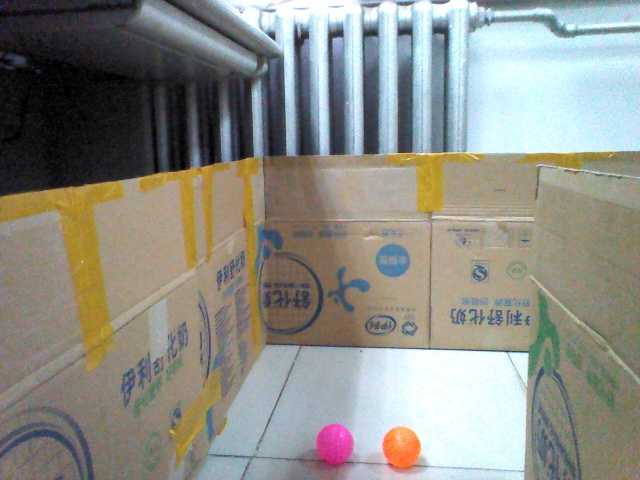
#> input picture stereo_calibration/L4.jpg, 640 x 480 px, found by its file name
$ python balllist.py   (Python 2 division)
#> lines starting #> are read from the running program, lines starting #| are printed output that depends on the picture
### sonar/ball.py
from PIL import Image,ImageFilter
import cv2
import numpy as np
from gaussianblur import MyGaussianBlur # 另一种高斯平滑方式，采用PIL库
from time import time

class Ball():
    def __init__(self, list1):
        tm = time()
        width = 640
        height = 480
        matrix = [[0 for col in range(width)] for row in range(height)]
        imgX = [[[0] for col in range(width)] for row in range(height)]
        tv = 0
        hsv = cv2.cvtColor(list1, cv2.COLOR_BGR2HSV) # 将读入图片由bgr颜色空间转换到hsv
        hsv = hsv.tolist()
        list1 = list1.tolist()
        for hei in range(0, height):
            for w in range(0, width):
                tv += hsv[hei][w][2] / 255. # 求取图片像素点v值之和
        if tv > 210000: # 借由v值之和对于光暗条件加以判断
            threshole = 0.9
        elif tv > 150000:
            threshole = 0.75
        elif tv > 120000:
            threshole = 0.7
        elif tv > 90000:
            threshole = 0.5
        elif tv > 60000:
            threshole = 0.4
        else:
            threshole = 0.35
        for hei in range(0, height):
            for w in range(0, width):
                h, s, v = hsv[hei][w]
                b, g, r = list1[hei][w]
                h *= 2
                s /= 255.
                v /= 255.
                if ((h < 30 and h > 0) or (h > 355) or (h == 0 and r > g)) and s > 0.1: # 对橙色色彩加以识别
                    if v > threshole:
                        matrix[hei][w] = 1
        for hei in range(1, height-1):
            for w in range(1, width-1):
                count = 0
                if matrix[hei][w] == 1:
                    count = (matrix[hei-1][w-1] + matrix[hei-1][w] + matrix[hei-1][w+1]
                        + matrix[hei][w-1] + matrix[hei][w+1]
                        + matrix[hei+1][w-1] + matrix[hei+1][w] + matrix[hei+1][w+1])
                imgX[hei][w][0] = 255 if count >= 5 else 0 # 判断置1点周围是否有5个以上置1点，并重绘
        f = cv2.GaussianBlur(np.array(imgX, np.uint8), (11, 11), 5) # 高斯平滑
        circles = cv2.HoughCircles(f,cv2.HOUGH_GRADIENT,1,5,param1=100,param2=30,minRadius=10,maxRadius=150) # 霍夫圆检测
        count = 0
        self.loc1 = 0
        self.loc2 = 0
        self.ra = 0
        if circles is not None:
            #fimage.save("found.jpg")
            for i in circles[0,:]:
                count += 1
                self.loc1 += i[0]
                self.loc2 += i[1]
                self.ra += i[2]
            self.loc1 = int(self.loc1/count) # 圆心x坐标
            self.loc2 = int(self.loc2/count) # 圆心y坐标
            self.ra = int(self.ra/count) # 半径
            #cv2.circle(result,(self.loc1,self.loc2),self.ra,(0,255,0),1)
            #cv2.circle(result,(self.loc1,self.loc2),2,(0,0,255),3)

    def getLoc(self):
        return (self.loc1, self.loc2) # 返回圆心坐标

    def getR(self): # 返回半径
        return self.ra

    # [15 lines left out: functions max3, min3, not called in this run]

# [5 lines that do not run on import are left out]

### sonar/balllist.py
from PIL import Image,ImageFilter
import cv2
import numpy as np
from gaussianblur import MyGaussianBlur
from ball import Ball

list1 = []
f = Image.open("L4.jpg")
#> f is the input picture: PIL image 640x480 RGB; mean R, G, B 140.9, 141.3, 134
width = f.size[0]
#> width = 640
height = f.size[1]
#> height = 480
matrix = [[0 for col in range(width)] for row in range(height)]

for hei in range(0, height):
    for w in range(0, width):
        pixel = f.getpixel((w, hei))
        matrix[hei][w]=[pixel[2], pixel[1], pixel[0]]
#> after the loop, matrix = 480 items

b = Ball(np.array(matrix, np.uint8))
#> in __init__, `hsv = cv2.cvtColor(list1, cv2.COLOR_BGR2HSV)`: hsv: shape (480, 640, 3); mean H, S, V 63.5, 51.4, 152.9
#> after the loop in __init__, `for hei in range(0, height):`: tv = 184208.1
#> after the loop in __init__, `for hei in range(0, height):`: matrix = 480 items
#> in __init__, `f = cv2.GaussianBlur(np.array(imgX, np.uint8), (11, 11), 5)`:
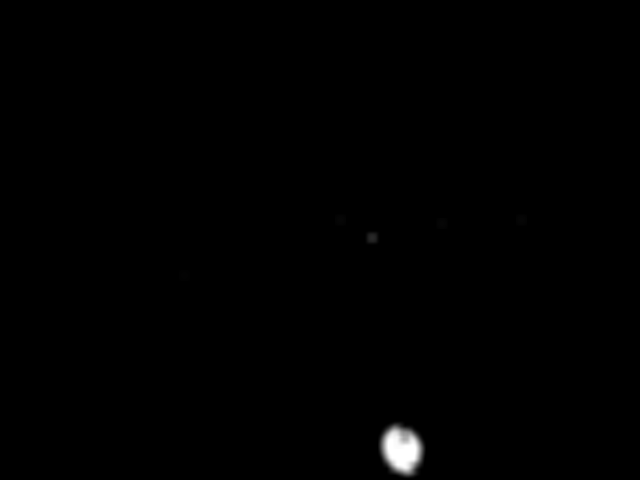
#> f: shape (480, 640); min 0, max 255, mean 1.1
#> in __init__, `circles = cv2.HoughCircles(f,cv2.HOUGH_GRADIENT,1,5,param1=100,param2=..`: circles = None
print b.getLoc(), b.getR()
#| (0, 0) 0

$ run again, with stereo_calibration/L1.jpg copied over stereo_calibration/L4.jpg
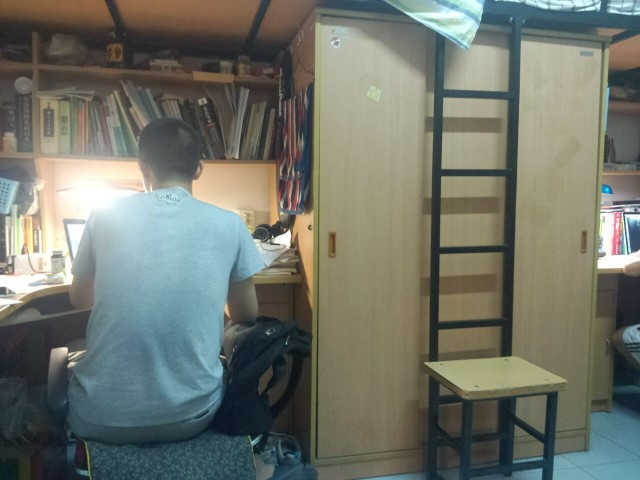
#> input picture stereo_calibration/L1.jpg, 640 x 480 px, found by its file name
#> f is the input picture: PIL image 640x480 RGB; mean R, G, B 112.8, 116.6, 106.8
#> after the loop `for hei in range(0, height):`: matrix = 480 items
#> after the loop in __init__, `for hei in range(0, height):`: tv = 149835.3
#> after the loop in __init__, `for hei in range(0, height):`: matrix = 480 items
#> in __init__, `f = cv2.GaussianBlur(np.array(imgX, np.uint8), (11, 11), 5)`:
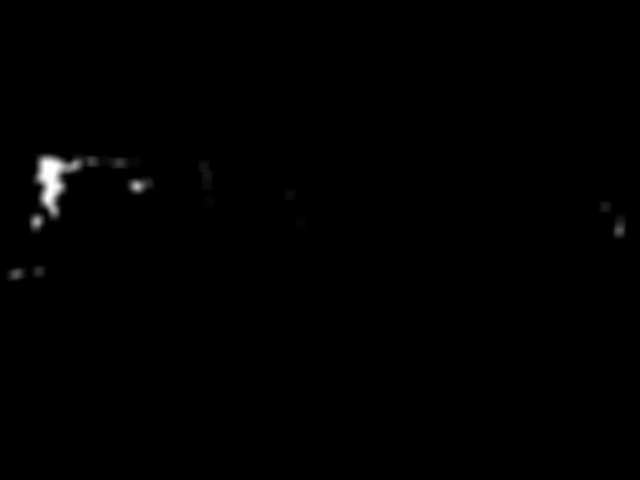
#> f: shape (480, 640); min 0, max 255, mean 1.2
#> circles = None
#| (0, 0) 0

$ run again, with stereo_calibration/L3.jpg copied over stereo_calibration/L4.jpg
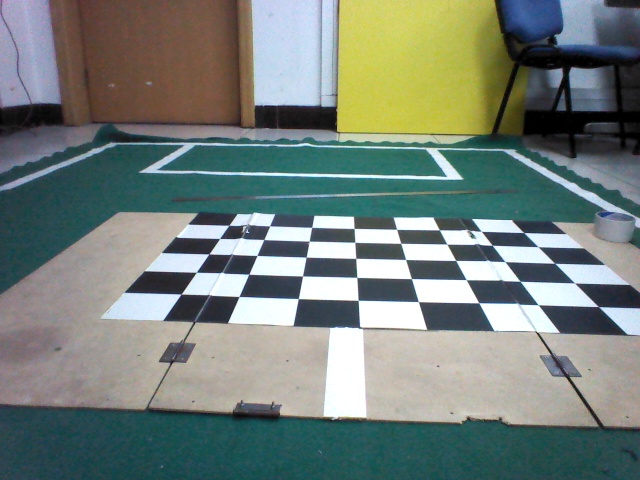
#> input picture stereo_calibration/L3.jpg, 640 x 480 px, found by its file name
#> f is the input picture: PIL image 640x480 RGB; mean R, G, B 116.9, 128.2, 121.9
#> after the loop `for hei in range(0, height):`: matrix = 480 items
#> after the loop in __init__, `for hei in range(0, height):`: tv = 165336.4
#> after the loop in __init__, `for hei in range(0, height):`: matrix = 480 items
#> in __init__, `f = cv2.GaussianBlur(np.array(imgX, np.uint8), (11, 11), 5)`:
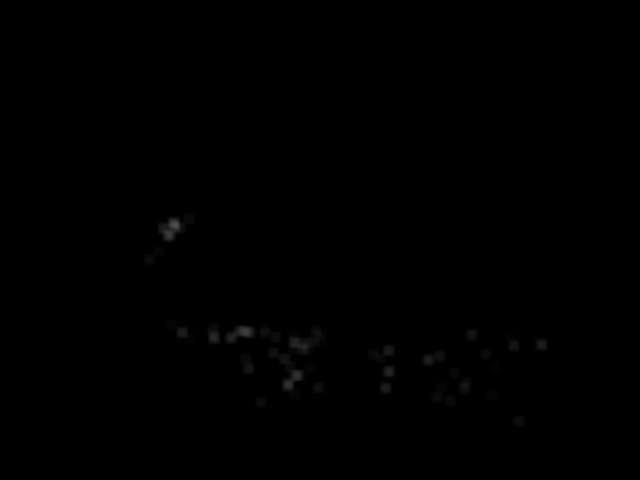
#> f: shape (480, 640); min 0, max 81, mean 0.3
#> circles = None
#| (0, 0) 0
